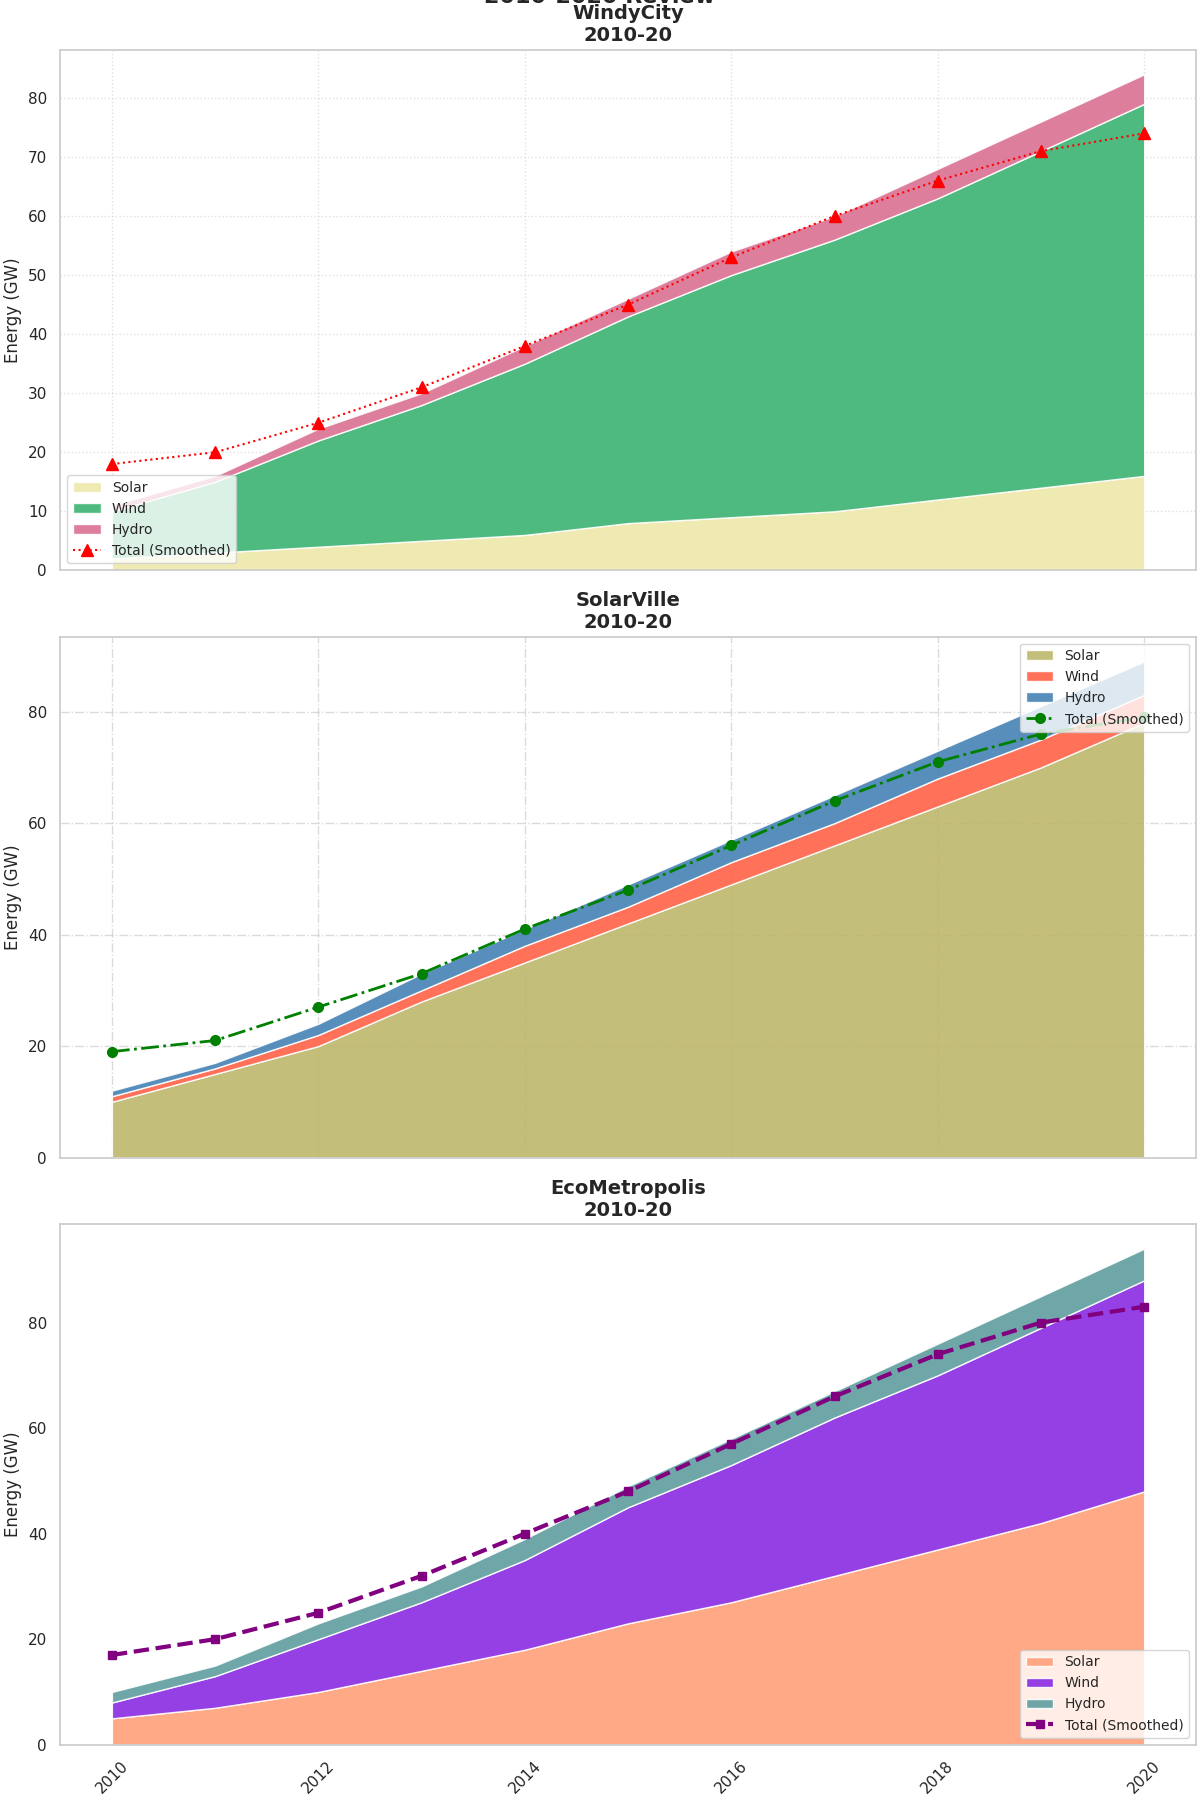

Generate this figure with Python:
import matplotlib.pyplot as plt
import numpy as np
from scipy.ndimage import gaussian_filter1d

years = np.arange(2010, 2021)

solar_eco = np.array([5, 7, 10, 14, 18, 23, 27, 32, 37, 42, 48])
wind_eco = np.array([3, 6, 10, 13, 17, 22, 26, 30, 33, 37, 40])
hydro_eco = np.array([2, 2, 3, 3, 4, 4, 5, 5, 6, 6, 6])
total_eco = solar_eco + wind_eco + hydro_eco

solar_solarville = np.array([10, 15, 20, 28, 35, 42, 49, 56, 63, 70, 78])
wind_solarville = np.array([1, 1, 2, 2, 3, 3, 4, 4, 5, 5, 5])
hydro_solarville = np.array([1, 1, 2, 3, 3, 4, 4, 5, 5, 6, 6])
total_solarville = solar_solarville + wind_solarville + hydro_solarville

solar_windycity = np.array([2, 3, 4, 5, 6, 8, 9, 10, 12, 14, 16])
wind_windycity = np.array([8, 12, 18, 23, 29, 35, 41, 46, 51, 57, 63])
hydro_windycity = np.array([1, 1, 2, 2, 3, 3, 4, 4, 5, 5, 5])
total_windycity = solar_windycity + wind_windycity + hydro_windycity

smooth_eco = gaussian_filter1d(total_eco, sigma=2)
smooth_solarville = gaussian_filter1d(total_solarville, sigma=2)
smooth_windycity = gaussian_filter1d(total_windycity, sigma=2)

fig, ax = plt.subplots(3, 1, figsize=(12, 18), sharex=True, constrained_layout=True)

ax[2].stackplot(years, solar_eco, wind_eco, hydro_eco, labels=['Solar', 'Wind', 'Hydro'], colors=['#FFA07A', '#8A2BE2', '#5F9EA0'], alpha=0.9)
ax[2].plot(years, smooth_eco, color='purple', linestyle='--', linewidth=3, marker='s', markersize=6, label='Total (Smoothed)')
ax[2].set_title('EcoMetropolis\n2010-20', fontsize=14, weight='bold')
ax[2].set_ylabel('Energy (GW)', fontsize=12)
ax[2].legend(loc='lower right', fontsize=10)
ax[2].grid(False)

ax[1].stackplot(years, solar_solarville, wind_solarville, hydro_solarville, labels=['Solar', 'Wind', 'Hydro'], colors=['#BDB76B', '#FF6347', '#4682B4'], alpha=0.9)
ax[1].plot(years, smooth_solarville, color='green', linestyle='-.', linewidth=2, marker='o', markersize=7, label='Total (Smoothed)')
ax[1].set_title('SolarVille\n2010-20', fontsize=14, weight='bold')
ax[1].set_ylabel('Energy (GW)', fontsize=12)
ax[1].legend(loc='upper right', fontsize=10)
ax[1].grid(True, linestyle='-.', alpha=0.7)

ax[0].stackplot(years, solar_windycity, wind_windycity, hydro_windycity, labels=['Solar', 'Wind', 'Hydro'], colors=['#EEE8AA', '#3CB371', '#DB7093'], alpha=0.9)
ax[0].plot(years, smooth_windycity, color='red', linestyle=':', linewidth=1.5, marker='^', markersize=8, label='Total (Smoothed)')
ax[0].set_title('WindyCity\n2010-20', fontsize=14, weight='bold')
ax[0].set_ylabel('Energy (GW)', fontsize=12)
ax[0].legend(loc='lower left', fontsize=10)
ax[0].grid(True, linestyle=':', alpha=0.6)

for axis in ax:
    axis.tick_params(axis='x', labelrotation=45)
    axis.xaxis.set_major_locator(plt.MaxNLocator(integer=True))

plt.suptitle('Renewable Energy in Cities:\n2010-2020 Review', fontsize=16, weight='bold', y=1.02)

plt.show()
